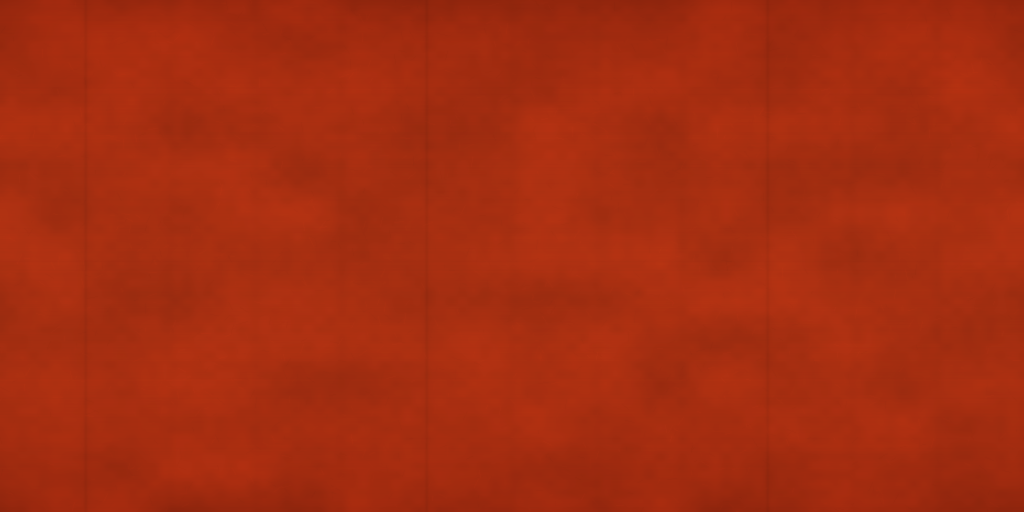
#> input picture ArtSource/refinement/environment-hero/native-ground-polish/lantern-hero/refined/surface-finish/textures/paper_fiber_1024x512.png, 1024 x 512 px, given in place of granite_tile_diff_1k.jpg, which was not available; the run also reads 1 picture not shown here
$ python make_textures.py
#> lines starting #> are read from the running program, lines starting #| are printed output that depends on the picture
"""Bake original portable PBR maps; source scans remain read-only."""
from pathlib import Path
import hashlib
import json
import numpy as np
from PIL import Image, ImageFilter

HERE = Path(__file__).resolve().parent
ROOT = HERE.parents[2]
OUT = HERE / 'textures'
SOURCE = ROOT / 'ArtSource/tavern/textures'
OUT.mkdir(exist_ok=True)
rng = np.random.default_rng(20261111)
size = 512
y, x = np.mgrid[0:1:complex(size), 0:1:complex(size)]

def save(name, values):
    data = np.uint8(np.clip(values, 0, 1) * 255)
    Image.fromarray(data).save(OUT / (name + '.png'))

def normal(height, strength):
    dy, dx = np.gradient(height)
    v = np.dstack((-dx * strength, -dy * strength, np.ones_like(dx)))
    v /= np.linalg.norm(v, axis=2, keepdims=True)
    return v * .5 + .5

def low_noise(scale, seed):
    local = np.random.default_rng(seed)
    grid = Image.fromarray(np.uint8(local.random((scale, scale)) * 255))
    return np.asarray(grid.resize((size, size), Image.Resampling.BICUBIC), dtype=float) / 255

for channel, filename in [('color','granite_tile_diff_1k.jpg'),
                          ('normal','granite_tile_nor_gl_1k.jpg'),
                          ('rough','granite_tile_rough_1k.jpg')]:
    # First photographed tile interior, with the scan's grout excluded in all channels.
    img = Image.open(SOURCE / filename).crop((24,24,190,190)).resize((512,512), Image.Resampling.LANCZOS)
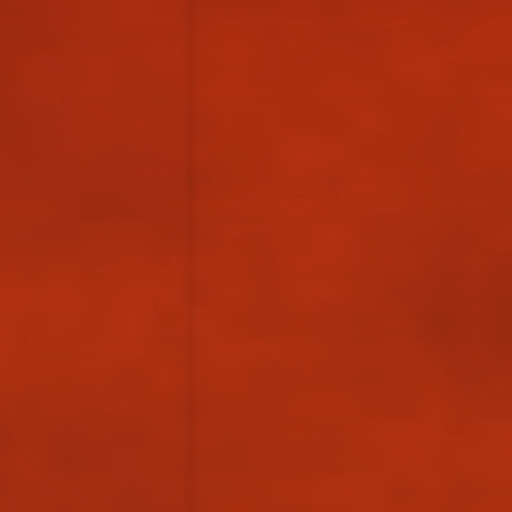
#> img: PIL image 512x512 RGB; mean R, G, B 167.8, 45.9, 16.4
    arr = np.asarray(img.convert('RGB'), dtype=float) / 255
    if channel == 'color':
        arr *= np.array([.87, .94, 1.02])
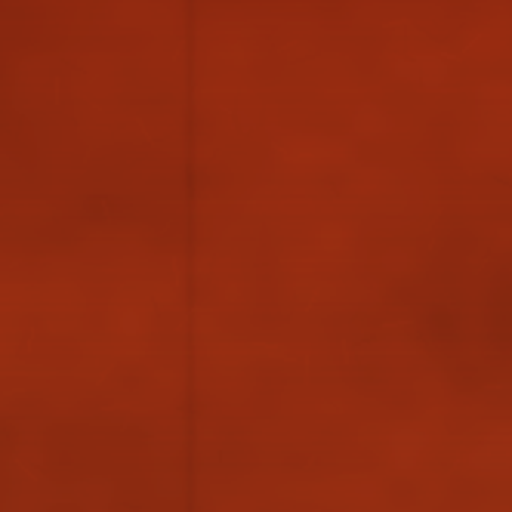
#> arr: shape (512, 512, 3) float64; mean R, G, B 0.572, 0.169, 0.0658
    if channel == 'rough':
        arr = np.clip(arr * .66 + .17, .27, .8)
    save('stone_' + channel, arr)
    wet = arr.copy()
    if channel == 'color': wet *= .67
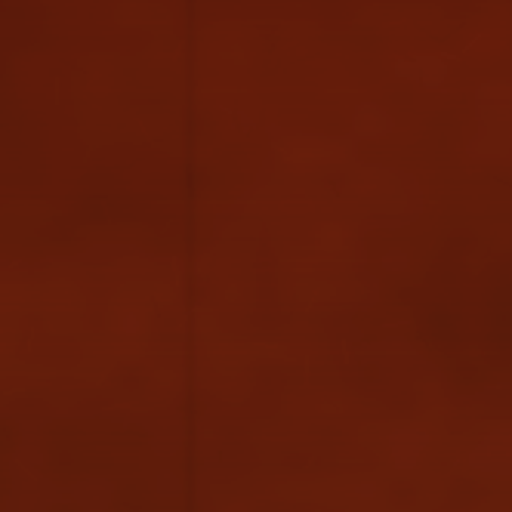
#> wet: shape (512, 512, 3) float64; mean R, G, B 0.384, 0.113, 0.0441
    if channel == 'rough': wet = wet * .44 + .08
    save('stone_wet_' + channel, wet)
#> (the run stopped early here; a loop or call above may not have finished)
